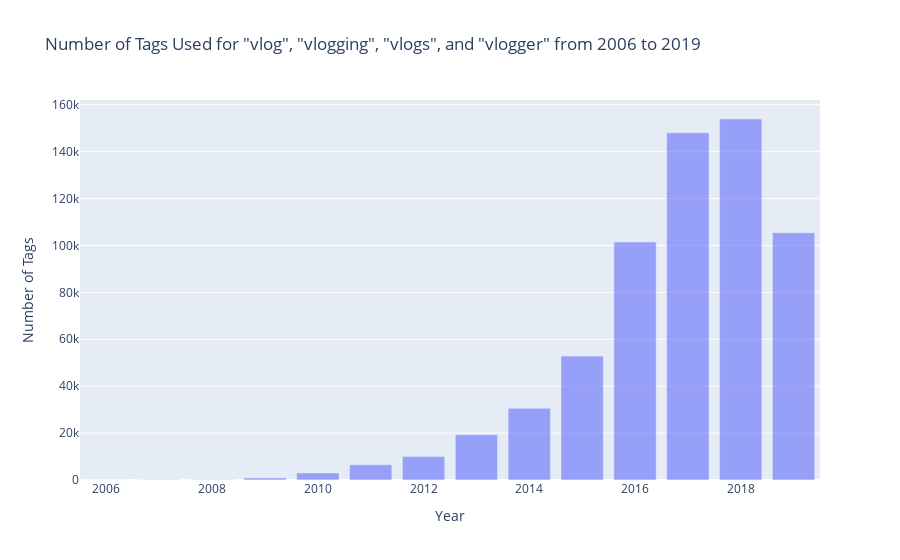

Write notebook code for a chart like this one.
### Markdown cell above
### Let's Look At Tag Evolution

### Code cell
filtered_df = df_yt_metadata_filtered[df_yt_metadata_filtered['tags'].str.contains('vlog|vlogging|vlogs|vlogger', case=False)]

# Group the filtered dataframe by year and count the number of tags
tag_count_per_year = filtered_df.groupby(filtered_df['upload_date'].dt.year)['tags'].count()

# Create the bar plot
fig = px.bar(
    x=tag_count_per_year.index,
    y=tag_count_per_year.values,
    title='Number of Tags Used for "vlog", "vlogging", "vlogs", and "vlogger" from 2006 to 2019',
    labels={'x': 'Year', 'y': 'Number of Tags'},
    opacity=0.6
)

fig.show()

### Figure 1 — Plotly figure (JSON) as saved in the notebook; plotly's stock layout.template omitted (floating-point values rounded to 4 significant figures)
{"data": [{"alignmentgroup": "True", "hovertemplate": "Year=%{x}<br>Number of Tags=%{y}<extra></extra>", "legendgroup": "", "marker": {"color": "#636efa", "opacity": 0.6, "pattern": {"shape": ""}}, "name": "", "offsetgroup": "", "orientation": "v", "showlegend": false, "textposition": "auto", "type": "bar", "x": [2006, 2007, 2008, 2009, 2010, 2011, 2012, 2013, 2014, 2015, 2016, 2017, 2018, 2019], "xaxis": "x", "y": [15, 97, 198, 876, 3016, 6483, 9990, 19295, 30560, 52816, 101464, 148014, 153910, 105457], "yaxis": "y"}], "layout": {"barmode": "relative", "legend": {"tracegroupgap": 0}, "title": {"text": "Number of Tags Used for \"vlog\", \"vlogging\", \"vlogs\", and \"vlogger\" from 2006 to 2019"}, "xaxis": {"anchor": "y", "domain": [0, 1], "title": {"text": "Year"}}, "yaxis": {"anchor": "x", "domain": [0, 1], "title": {"text": "Number of Tags"}}}}
